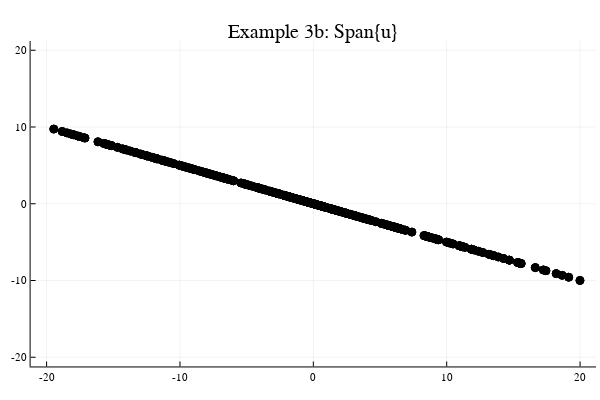

The cell this chart's notebook holds for it:
### Markdown cell above
## Example 3b.  Plot many possible linear combinations using one vector in $\mathbb{R}^2$

For each linear combination, a random integer ($a_1$) between -20 and 20 is used as a weight for the vector. 

NOTE: a "linear combination" of a single vector is simply a "multiple" of that vector!!!

### Code cell
# Example 3b
using Plots
plotly()

u=[2,-1];
NumberOfPoints=300;


a1=rand(-20:20)*rand(); 
U=u*a1; 

while abs(U[1])>20 || abs(U[2])>20
   a1=rand(-20:20)*rand(); 
    U=u*a1 
end


p=plot(title="Example 3b: Span{u}",lims=[-20,20], legend=false)

scatter!([U[1], U[1]],[U[2],U[2]], markercolor="black")

if NumberOfPoints>1
    for n = 2:NumberOfPoints
        a1=rand(-20:20)*rand(); 
        U=u*a1;
        while abs(U[1])>20 || abs(U[2])>20
            a1=rand(-20:20)*rand()
            U=u*a1 
        end
        scatter!([U[1], U[1]],[U[2],U[2]], markercolor="black")
    end
end
display(p)
